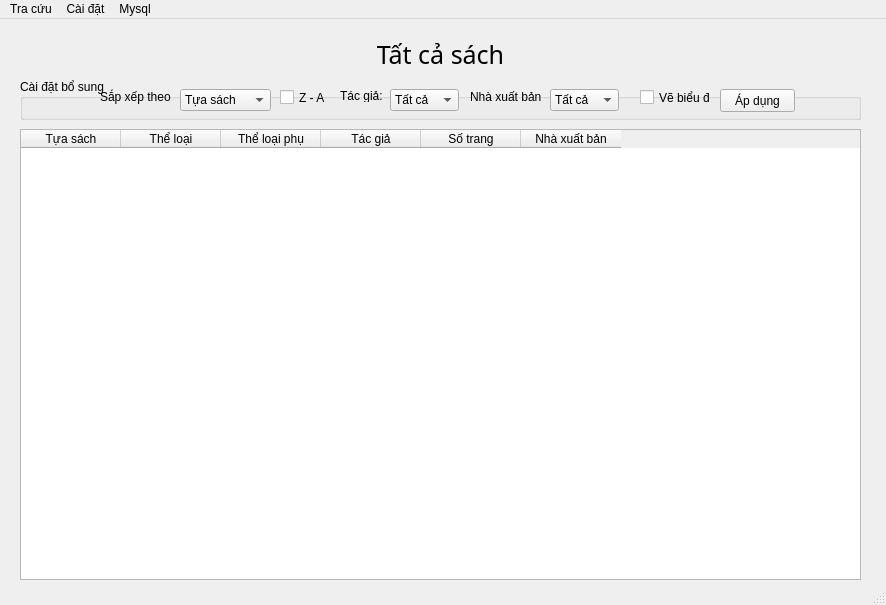
<?xml version="1.0" encoding="UTF-8"?>
<ui version="4.0">
 <class>MainWindow</class>
 <widget class="QMainWindow" name="MainWindow">
  <property name="geometry">
   <rect>
    <x>0</x>
    <y>0</y>
    <width>886</width>
    <height>605</height>
   </rect>
  </property>
  <property name="windowTitle">
   <string>MainWindow</string>
  </property>
  <widget class="QWidget" name="centralwidget">
   <widget class="QLabel" name="mainTitle">
    <property name="geometry">
     <rect>
      <x>-20</x>
      <y>10</y>
      <width>921</width>
      <height>51</height>
     </rect>
    </property>
    <property name="font">
     <font>
      <family>UTM American Sans</family>
      <pointsize>19</pointsize>
     </font>
    </property>
    <property name="text">
     <string>Tất cả sách</string>
    </property>
    <property name="alignment">
     <set>Qt::AlignCenter</set>
    </property>
   </widget>
   <widget class="QGroupBox" name="groupBox">
    <property name="geometry">
     <rect>
      <x>20</x>
      <y>60</y>
      <width>841</width>
      <height>41</height>
     </rect>
    </property>
    <property name="title">
     <string>Cài đặt bổ sung</string>
    </property>
    <widget class="QCheckBox" name="checkBox">
     <property name="geometry">
      <rect>
       <x>260</x>
       <y>10</y>
       <width>70</width>
       <height>17</height>
      </rect>
     </property>
     <property name="text">
      <string>Z - A</string>
     </property>
    </widget>
    <widget class="QComboBox" name="comboBox">
     <property name="geometry">
      <rect>
       <x>160</x>
       <y>10</y>
       <width>91</width>
       <height>22</height>
      </rect>
     </property>
     <item>
      <property name="text">
       <string>Tựa sách</string>
      </property>
     </item>
     <item>
      <property name="text">
       <string>Thể loại</string>
      </property>
     </item>
     <item>
      <property name="text">
       <string>Thể loại phụ</string>
      </property>
     </item>
     <item>
      <property name="text">
       <string>Tác giả</string>
      </property>
     </item>
     <item>
      <property name="text">
       <string>Số trang</string>
      </property>
     </item>
     <item>
      <property name="text">
       <string>Nhà xuất bản</string>
      </property>
     </item>
    </widget>
    <widget class="QLabel" name="label">
     <property name="geometry">
      <rect>
       <x>80</x>
       <y>10</y>
       <width>71</width>
       <height>16</height>
      </rect>
     </property>
     <property name="text">
      <string>Sắp xếp theo:</string>
     </property>
    </widget>
    <widget class="QLabel" name="label_2">
     <property name="geometry">
      <rect>
       <x>320</x>
       <y>10</y>
       <width>47</width>
       <height>13</height>
      </rect>
     </property>
     <property name="text">
      <string>Tác giả:</string>
     </property>
    </widget>
    <widget class="QComboBox" name="comboBox_2">
     <property name="geometry">
      <rect>
       <x>370</x>
       <y>10</y>
       <width>69</width>
       <height>22</height>
      </rect>
     </property>
     <item>
      <property name="text">
       <string>Tất cả</string>
      </property>
     </item>
     <item>
      <property name="text">
       <string>Có</string>
      </property>
     </item>
     <item>
      <property name="text">
       <string>Không</string>
      </property>
     </item>
    </widget>
    <widget class="QComboBox" name="comboBox_3">
     <property name="geometry">
      <rect>
       <x>530</x>
       <y>10</y>
       <width>69</width>
       <height>22</height>
      </rect>
     </property>
     <item>
      <property name="text">
       <string>Tất cả</string>
      </property>
     </item>
     <item>
      <property name="text">
       <string>Có</string>
      </property>
     </item>
     <item>
      <property name="text">
       <string>Không</string>
      </property>
     </item>
    </widget>
    <widget class="QLabel" name="label_3">
     <property name="geometry">
      <rect>
       <x>450</x>
       <y>10</y>
       <width>71</width>
       <height>16</height>
      </rect>
     </property>
     <property name="text">
      <string>Nhà xuất bản:</string>
     </property>
    </widget>
    <widget class="QCheckBox" name="checkBox_2">
     <property name="geometry">
      <rect>
       <x>620</x>
       <y>10</y>
       <width>70</width>
       <height>17</height>
      </rect>
     </property>
     <property name="text">
      <string>Vẽ biểu đồ</string>
     </property>
    </widget>
    <widget class="QPushButton" name="pushButton">
     <property name="geometry">
      <rect>
       <x>700</x>
       <y>10</y>
       <width>75</width>
       <height>23</height>
      </rect>
     </property>
     <property name="text">
      <string>Áp dụng</string>
     </property>
    </widget>
   </widget>
   <widget class="QTableWidget" name="bookTable">
    <property name="geometry">
     <rect>
      <x>20</x>
      <y>110</y>
      <width>841</width>
      <height>451</height>
     </rect>
    </property>
    <column>
     <property name="text">
      <string>Tựa sách</string>
     </property>
    </column>
    <column>
     <property name="text">
      <string>Thể loại</string>
     </property>
    </column>
    <column>
     <property name="text">
      <string>Thể loại phụ</string>
     </property>
    </column>
    <column>
     <property name="text">
      <string>Tác giả</string>
     </property>
    </column>
    <column>
     <property name="text">
      <string>Số trang</string>
     </property>
    </column>
    <column>
     <property name="text">
      <string>Nhà xuất bản</string>
     </property>
    </column>
   </widget>
  </widget>
  <widget class="QMenuBar" name="menubar">
   <property name="geometry">
    <rect>
     <x>0</x>
     <y>0</y>
     <width>886</width>
     <height>21</height>
    </rect>
   </property>
   <widget class="QMenu" name="menuTra_c_u">
    <property name="title">
     <string>Tra cứu</string>
    </property>
    <addaction name="actionTra_c_u_s_ch"/>
   </widget>
   <widget class="QMenu" name="menuC_i_t">
    <property name="title">
     <string>Cài đặt</string>
    </property>
    <addaction name="actionConnection"/>
   </widget>
   <widget class="QMenu" name="menuMysql">
    <property name="title">
     <string>Mysql</string>
    </property>
   </widget>
   <addaction name="menuTra_c_u"/>
   <addaction name="menuC_i_t"/>
   <addaction name="menuMysql"/>
  </widget>
  <widget class="QStatusBar" name="statusbar"/>
  <action name="actionTra_c_u_s_ch">
   <property name="text">
    <string>Tra cứu sách</string>
   </property>
  </action>
  <action name="actionConnection">
   <property name="text">
    <string>Kết nối</string>
   </property>
  </action>
 </widget>
 <resources/>
 <connections/>
</ui>
